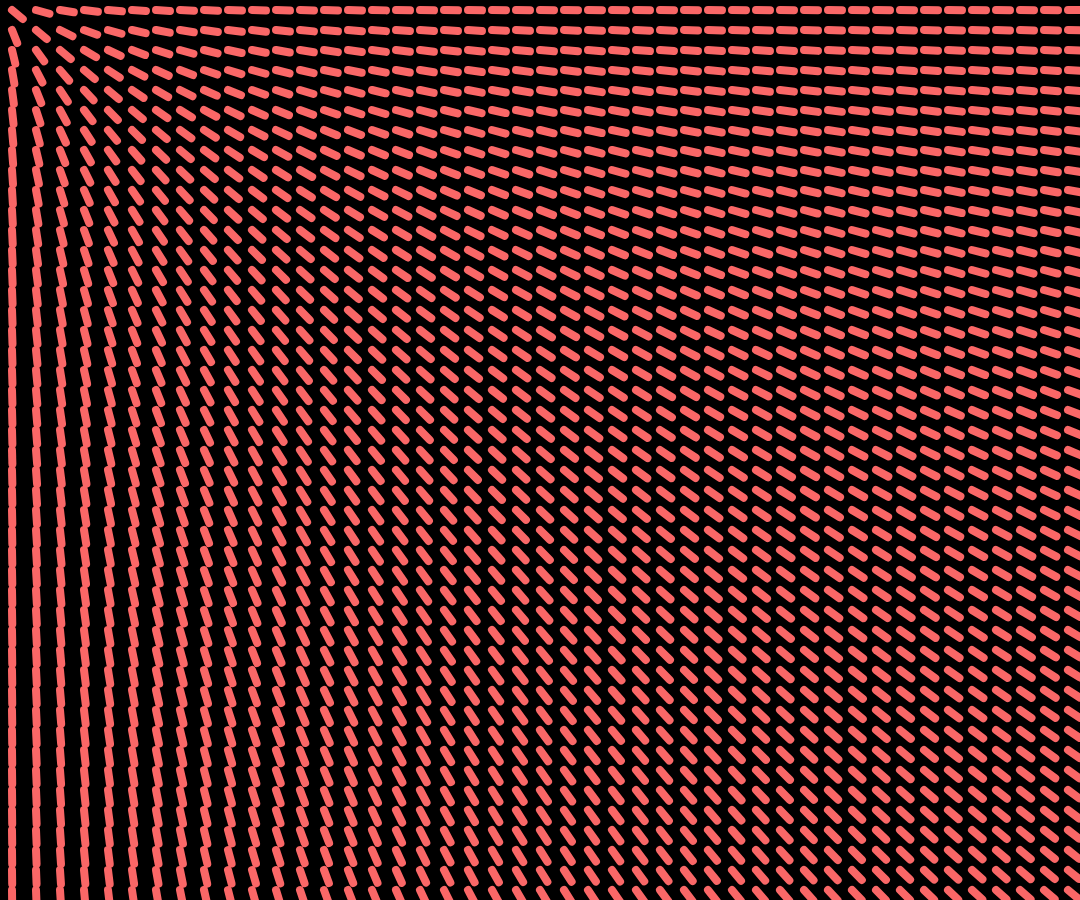
Frame 1 (no input)
Frame 60 (no input): identical to frame 1, image omitted
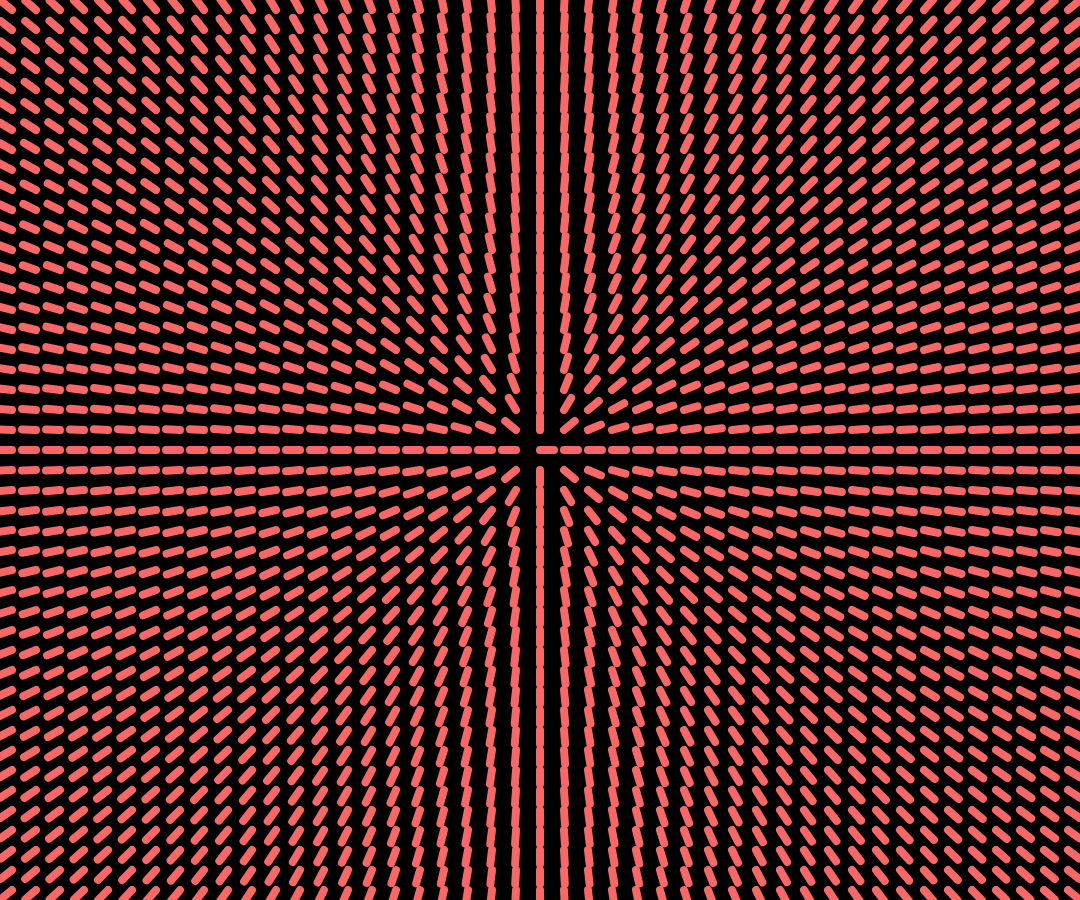
Frame 120 (the mouse pressed at the canvas centre since frame 60)

The p5.js sketch that drew these frames (run headless with seeded random() and noise() and a simulated clock; from frame 60 on, the mouse is pressed at the canvas centre):

// p5.js sketch
// ── sketch.js
var myArrow = [];

function setup() {
createCanvas(windowWidth*0.9, windowHeight*0.9);
colorMode(HSB, 255);

var numberOfArrow = 45;
for (var y = 0; y < numberOfArrow; y++){
  var gap = height / numberOfArrow;
  var newYPos = gap / 2 + y * gap;

  for (var x = 0; x < numberOfArrow; x++){
    var xGap = width / numberOfArrow;
    var newXPos = xGap / 2 + x * xGap;
    var newI = y * numberOfArrow + x;
    myArrow[newI] = new Arrow(newXPos, newYPos, gap*0.7, 8);
    }
  }
}

function draw() {
  background(0);
  //strokeWeight(4);
  stroke(mouseX, 150, 250);
  for (var i = 0; i< myArrow.length; i++){
    myArrow[i].draw();
    }
}

// ── arrow.js
function Arrow(ax , ay, size, sWeight){
  this.x = ax;
  this.y = ay;
  this.size = size;
  //this.dist = dist(this.x, this.y, mouseX, mouseY)

  this.draw = function(){
    push();
    translate(this.x, this.y);
    var angle = this.getAngle(this.x, this.y, mouseX, mouseY);
    rotate(angle);
    var size = this.size;
    strokeWeight(sWeight);
    line(0 ,0, size, 0);
    pop();
  };

  this.getAngle = function(x1, y1, x2, y2) {
    var difX = x1 - x2;
    var difY = y1 - y2;
    var angle =  Math.atan2(difY,difX);
    return angle;
  }

}
